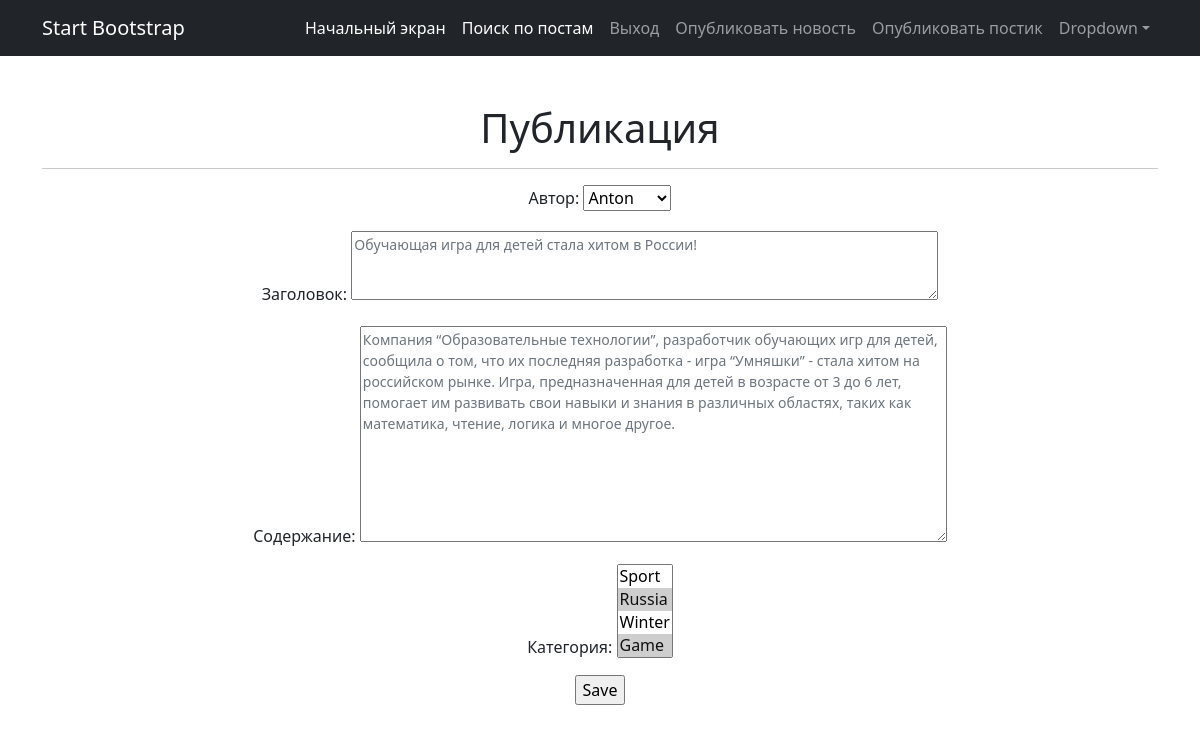
Screenshot of /posts/news/3/edit/ (signed in) with the database file from the repository.
### news/models.py (models this page shows, shortened)
class Post(models.Model):
    news = "N"
    article = "A"
    POSITIONS = [(news, "Новость"), (article, "Статья")]
    author = models.ForeignKey(Author, on_delete= models.CASCADE)
    choice_field = models.CharField(max_length= 1, choices=POSITIONS, default=article)
    data_in = models.DateTimeField(auto_now_add=True)
    category = models.ManyToManyField(Category, through="PostCategory")
    title = models.CharField(max_length=255)
    text = models.CharField(max_length=3000)
    rating = models.IntegerField(default=0)

class Category(models.Model):
    category = models.TextField(unique=True)
    subscriber = models.ManyToManyField(User, blank= True, null=True, related_name="categories")
    def __str__(self):
        return f'{self.category.title()}'

### news/views.py (the view)
# urls.py: path('news/<int:pk>/edit/', PostUpdate.as_view(), name='News_edit'),
class PostUpdate(PermissionRequiredMixin, LoginRequiredMixin, UpdateView):
    permission_required = ('news.change_post',)
    form_class = PostForm
    model = Post
    template_name = 'post_edit.html'

### news/forms.py (shortened to what this page needs)
class PostForm(forms.ModelForm):
    class Meta:
        model = Post
        fields = [
            'author',
            'title',
            'text',
            'category',
        ]
        labels = {
            'author': 'Автор',
            'title':'Заголовок',
            'text': 'Содержание',
            'category': 'Категория',
        }
        widgets = {
            'title': forms.Textarea(attrs={'class':'form-text', 'cols':70, 'rows':3}),
            'text': forms.Textarea(attrs={'class': 'form-text', 'cols': 70, 'rows': 10}),
        }

### news/models.py (called while the page is built)
    def __str__(self):
        return self.user.username

### templates/post_edit.html (shortened to what this page needs)
{% extends 'flatpages/default.html' %}
{% block content %}
<h1>Публикация</h1>
<hr>
<form action="" method="post">
  {{ form.as_p }}
  <input type="submit" value="Save"/>
  </form>
{% endblock content %}

### rows the page displays
Post: author "Anton", title "Обучающая игра для детей стала хитом в России!", text "Компания “Образовательные технологии”, разработчик обучающих игр для детей, сообщила о том, что их последняя разработка - игра “Умняшки” - стала хитом на российском рынке. Игра, предназначенная для детей в возрасте от 3 до 6 лет, помогает им развивать свои навыки и знания в различных областях, таких как математика, чтение, логика и многое другое."
Category: category "Sport / Russia ☑ / Winter / Game ☑"
